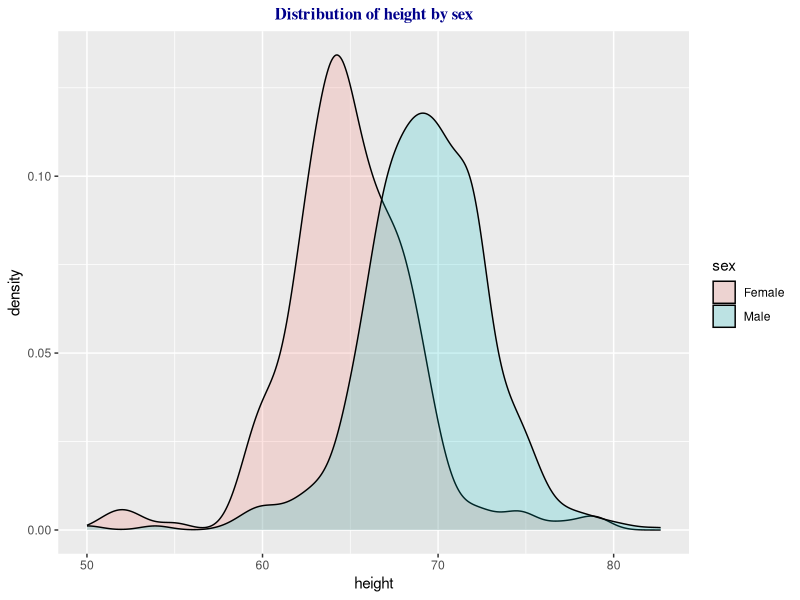

This figure's R source: (Note: this script raises an error after producing the figure.)
## ---- chunk 1
library(dslabs)
library(tidyverse)
library(ggplot2)

data(heights)
head(heights)
x <- heights %>% 
  filter(sex == "Female") %>% 
  pull(height)
x

F <- function(a) mean(x<=a)
m <- mean(x)
s <- sd(x)
pnorm(61, m, s)
## ---- chunk 2
heights %>% 
  ggplot(aes(height, fill=sex)) + 
  geom_density(alpha = 0.2) +
  labs(title='Distribution of height by sex', x='height', y='density')+
   theme(plot.title = element_text(family = "serif", face = "bold", hjust = 0.5, size = 12, color = "darkblue"))

## ---- chunk 3
set.seed(1)
color <- rep(c("red", "black", "green"), c(19, 16, 3))
n <- 1000
X <- sample(ifelse(color == "green", 15, 0),  n, replace = TRUE)
n <- 1000
B <- 1000
roulette <- function(n){
  X <- sample(c(15,0), n, replace = TRUE, prob=c(3/38, 35/38))
  sum(X)
}
S <- replicate(B, roulette(n))
S
## ---- chunk 4
library(cowplot)

p1<-data.frame(x_hat = x_hat) %>% ggplot(aes(x_hat)) +geom_histogram(color = "black", fill = "gray")
p2<-data.frame(x_hat = x_hat) %>% ggplot(aes(sample = x_hat)) + geom_qq() + geom_qq_line()

plot_grid(p1,p2)
## ---- chunk 5
p <- 0.45
N <- 10

x <- sample(c(0,1), size = N, replace = TRUE, prob = c(1-p, p))
x_hat <- mean(x)

B <- 100
x_hat <- replicate(B, {
  x <- sample(c(0,1), size = N, replace = TRUE, prob = c(1-p, p))
  mean(x)
})

mean(x_hat)
sd(x_hat)
## ---- chunk 6
p <- 0.45
N <- 10

x <- sample(c(0,1), size = N, replace = TRUE, prob = c(1-p, p))
x_hat <- mean(x)

B <- 10000
x_hat <- replicate(B, {
  x <- sample(c(0,1), size = N, replace = TRUE, prob = c(1-p, p))
  mean(x)
})

mean(x_hat)
sd(x_hat)
## ---- chunk 7
p <- 0.45
N <- 1000

x <- sample(c(0,1), size = N, replace = TRUE, prob = c(1-p, p))
x_hat <- mean(x)

B <- 100
x_hat <- replicate(B, {
  x <- sample(c(0,1), size = N, replace = TRUE, prob = c(1-p, p))
  mean(x)
})

mean(x_hat)
sd(x_hat)
## ---- chunk 8
p <- 0.45
N <- 1000

x <- sample(c(0,1), size = N, replace = TRUE, prob = c(1-p, p))
x_hat <- mean(x)

B <- 10000
x_hat <- replicate(B, {
  x <- sample(c(0,1), size = N, replace = TRUE, prob = c(1-p, p))
  mean(x)
})

mean(x_hat)
sd(x_hat)
## ---- chunk 9
plot2 <- data.frame(x_hat = x_hat) %>% ggplot(aes(x_hat)) +geom_bar(color = "black", fill = "white")

plot2
